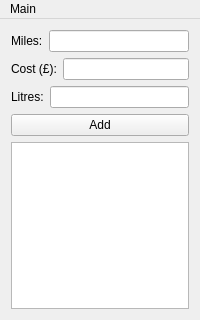
<?xml version="1.0" encoding="UTF-8"?>
<ui version="4.0">
 <class>MainWindow</class>
 <widget class="QMainWindow" name="MainWindow">
  <property name="geometry">
   <rect>
    <x>0</x>
    <y>0</y>
    <width>200</width>
    <height>320</height>
   </rect>
  </property>
  <property name="windowTitle">
   <string>MainWindow</string>
  </property>
  <widget class="QWidget" name="centralWidget">
   <property name="autoFillBackground">
    <bool>false</bool>
   </property>
   <layout class="QVBoxLayout" name="verticalLayout_2">
    <item>
     <layout class="QVBoxLayout" name="verticalLayout">
      <item>
       <layout class="QHBoxLayout" name="horizontalLayout">
        <item>
         <widget class="QLabel" name="milesLabel">
          <property name="text">
           <string>Miles:</string>
          </property>
         </widget>
        </item>
        <item>
         <widget class="QLineEdit" name="milesEdit"/>
        </item>
       </layout>
      </item>
      <item>
       <layout class="QHBoxLayout" name="horizontalLayout_2">
        <item>
         <widget class="QLabel" name="costLabel">
          <property name="mouseTracking">
           <bool>false</bool>
          </property>
          <property name="text">
           <string>Cost (£):</string>
          </property>
         </widget>
        </item>
        <item>
         <widget class="QLineEdit" name="costEdit"/>
        </item>
       </layout>
      </item>
      <item>
       <layout class="QHBoxLayout" name="horizontalLayout_3">
        <item>
         <widget class="QLabel" name="litresLabel">
          <property name="mouseTracking">
           <bool>false</bool>
          </property>
          <property name="text">
           <string>Litres:</string>
          </property>
         </widget>
        </item>
        <item>
         <widget class="QLineEdit" name="litresEdit"/>
        </item>
       </layout>
      </item>
      <item>
       <widget class="QPushButton" name="addButton">
        <property name="text">
         <string>Add</string>
        </property>
       </widget>
      </item>
      <item>
       <widget class="QListWidget" name="mileageList"/>
      </item>
     </layout>
    </item>
   </layout>
  </widget>
  <widget class="QMenuBar" name="menuBar">
   <property name="geometry">
    <rect>
     <x>0</x>
     <y>0</y>
     <width>200</width>
     <height>21</height>
    </rect>
   </property>
   <widget class="QMenu" name="menu_About">
    <property name="title">
     <string>Main</string>
    </property>
    <addaction name="action_About"/>
   </widget>
   <addaction name="menu_About"/>
  </widget>
  <action name="action_About">
   <property name="text">
    <string>&amp;About</string>
   </property>
  </action>
 </widget>
 <layoutdefault spacing="6" margin="11"/>
 <resources/>
 <connections/>
</ui>
